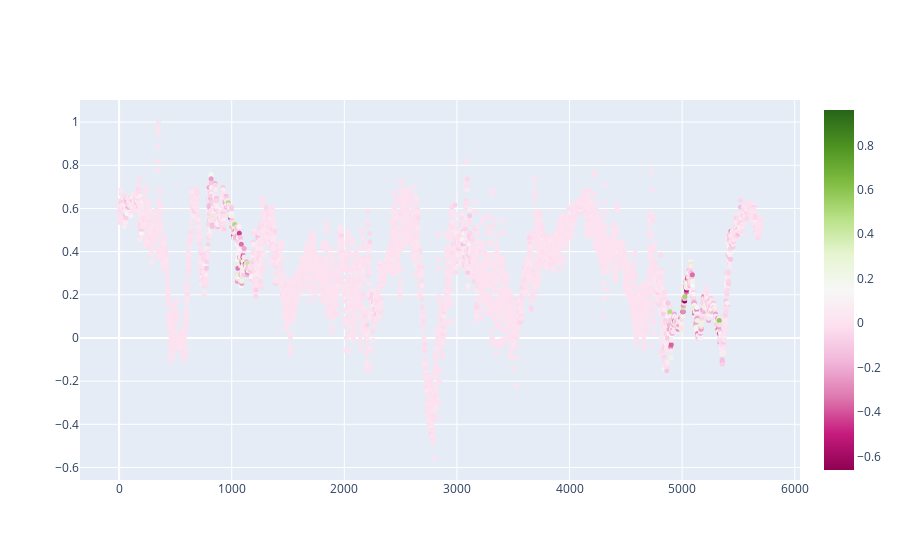

This figure's notebook cell:
### Code cell
import plotly.graph_objs as go

scatter = go.Scatter(
            y=time_series[0],
            mode="markers",
            marker={"size":5,
                "color":time_series[1],
                "showscale":True,
            },
        )

fig = go.Figure(scatter)
fig.show()

### Figure 1 — Plotly figure (JSON) as saved in the notebook; plotly's stock layout.template omitted (floating-point values rounded to 4 significant figures; data arrays with more than 128 entries replaced by an {"elided": "..."} marker saying what was removed)
{"data": [{"marker": {"color": {"elided": "5700 float values"}, "showscale": true, "size": 5}, "mode": "markers", "type": "scatter", "y": {"elided": "5700 float values"}}], "layout": {}}
